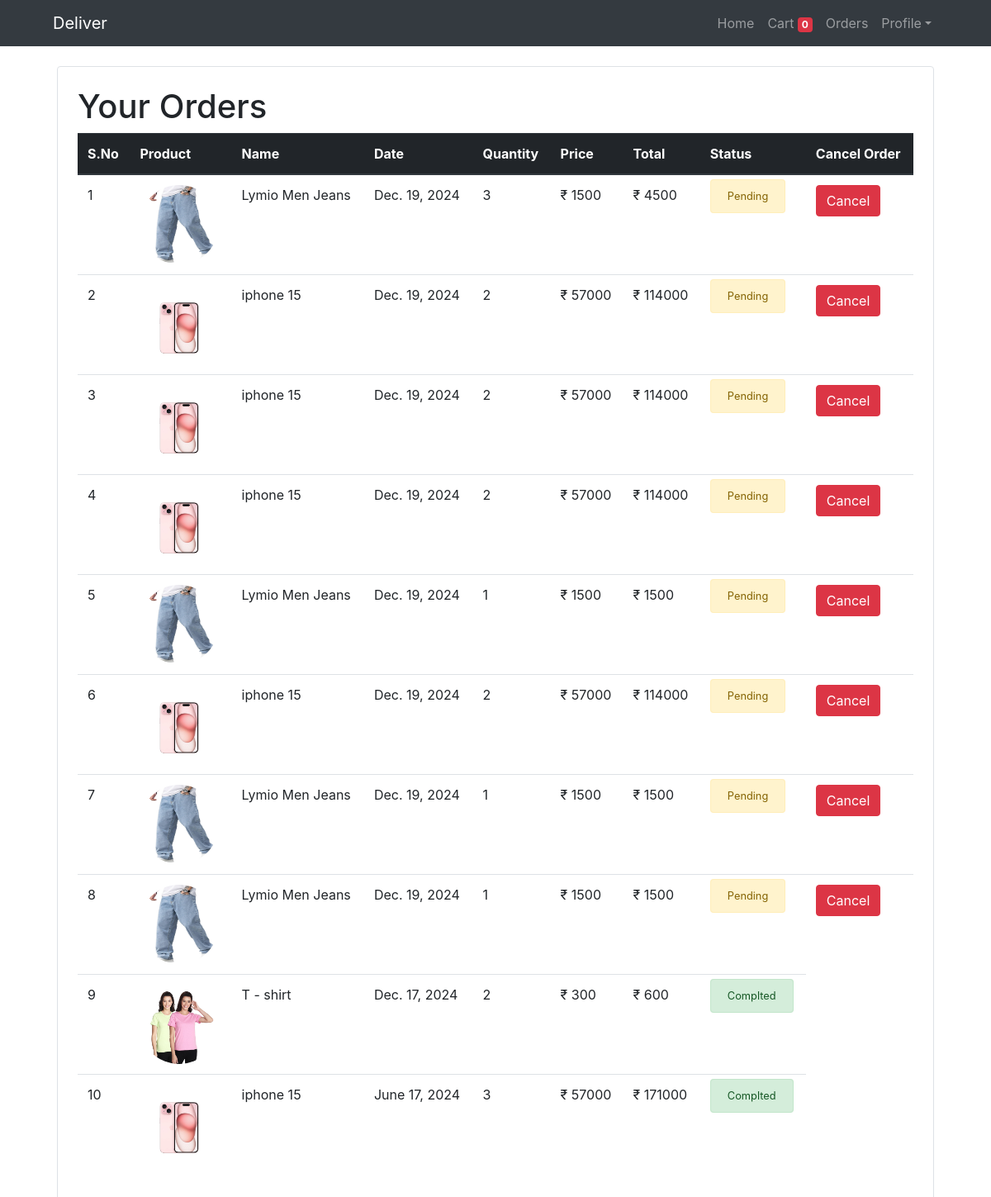
The app's page /orders (signed in) with its own data.
### store/models.py (models this page shows, shortened)
class Order(models.Model):
    product = models.ForeignKey(Product, on_delete=models.CASCADE)
    customer = models.ForeignKey(Customer, on_delete=models.CASCADE)
    quantity = models.IntegerField(default=1)
    price = models.IntegerField()
    address = models.CharField(max_length=50, default='', blank=True)
    mobile = models.CharField(max_length=50, default='', blank=True)
    date = models.DateField(default=datetime.datetime.today)
    status = models.BooleanField(default=False)

class Product(models.Model):
    name = models.CharField(max_length=50)
    price = models.IntegerField(default=0)
    category = models.ForeignKey(Category, on_delete=models.CASCADE, default=1)
    description = models.CharField(max_length=200,default='',null=True, blank=True)
    image = models.ImageField(upload_to='uploads/image')

### store/views.py (the view)
# urls.py: path('orders', OrderView.as_view(), name='orders'),
class OrderView(View):
    @method_decorator(auth_middleware)
    def get(self, request):
        customer = request.session.get('customer')
        orders = Order.objects.filter(customer=customer).order_by('-date')
        return render(request, 'store/orders.html',{'orders':orders})

### store/templatetags/cart.py (called while the page is built)
@register.filter(name='multiply')
def multiply(number, number1):
    return number * number1

### templates/store/orders.html (shortened to what this page needs)
{% extends 'store/base.html' %}
{% block content %}
{% load cart %}
<div class="container">
    <div class="border rounded p-4 m-4">
    <table class="table">
        <h1 >Your Orders</h1>
        <thead class="thead-dark">
                <th>S.No</th>
                <th>Product</th>
                <th>Name</th>
                <th>Date</th>
                <th>Quantity</th>
                <th>Price</th>
                <th>Total</th>
                <th>Status</th>
                <th>Cancel Order</th>
        </thead>
        <tbody>
            {% for order in orders %}
            <tr>
                <td>{{forloop.counter}}</td>
                <td><img style="width: 6rem; height: 6rem;" src="{{order.product.image.url}}" class="rounded-circle"></td>
                <td>{{order.product.name}}</td>
                <td>{{order.date}}</td>
                <td>{{ order.quantity }}</td>
                <td>₹ {{order.price}}</td>
                <td>₹ {{ order.quantity|multiply:order.price}}</td>
                {% if order.status %}
                    <td> <small class="alert alert-success">Complted</small></td>
                 {% else %}
                    <td> <small class="alert alert-warning">Pending</small></td>
                <td>
                    <form method="POST" action="{% url 'delete_order' order.id %}" onsubmit="return confirmDelete(event)">
                        <button type="submit" class="btn btn-danger">Cancel</button>
                    </form>
                </td>
                {% endif %}
            </tr>
            {% endfor %}
        </tbody>
    </table>
    </div>
</div>
{% endblock %}

### records on screen
Order: product.image (picture), product.name "Lymio Men Jeans", date "Dec. 19, 2024", quantity "3", price "1500", quantity|multiply "4500", status "Pending"
Order: product.image (picture), product.name "iphone 15", date "Dec. 19, 2024", quantity "2", price "57000", quantity|multiply "114000", status "Pending"
Order: product.image (picture), product.name "iphone 15", date "Dec. 19, 2024", quantity "2", price "57000", quantity|multiply "114000", status "Pending"
Order: product.image (picture), product.name "iphone 15", date "Dec. 19, 2024", quantity "2", price "57000", quantity|multiply "114000", status "Pending"
Order: product.image (picture), product.name "Lymio Men Jeans", date "Dec. 19, 2024", quantity "1", price "1500", quantity|multiply "1500", status "Pending"
Order: product.image (picture), product.name "iphone 15", date "Dec. 19, 2024", quantity "2", price "57000", quantity|multiply "114000", status "Pending"
Order: product.image (picture), product.name "Lymio Men Jeans", date "Dec. 19, 2024", quantity "1", price "1500", quantity|multiply "1500", status "Pending"
Order: product.image (picture), product.name "Lymio Men Jeans", date "Dec. 19, 2024", quantity "1", price "1500", quantity|multiply "1500", status "Pending"
Order: product.image (picture), product.name "T - shirt", date "Dec. 17, 2024", quantity "2", price "300", quantity|multiply "600", status "Complted"
Order: product.image (picture), product.name "iphone 15", date "June 17, 2024", quantity "3", price "57000", quantity|multiply "171000", status "Complted"

### other values on screen
{{ request.session.cart.keys|length }} "0"
